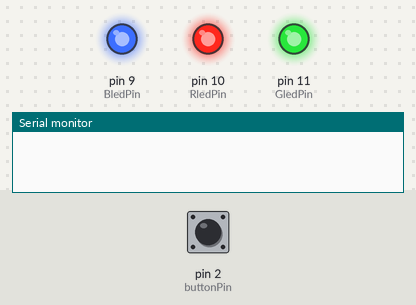
This sketch was run on a simulated Arduino Uno, built with avr-gcc and run on an emulated ATmega328P. Shown: output pins drawn as LEDs (lit = HIGH), the last lines printed to the serial monitor. Dashed ring = blinking. The inputs (shaded band) are chosen by the test bench; at power-on: pin 2 (buttonPin) HIGH.

Above: at 1.2 s.
1.3 s: pin 2 (buttonPin) pulled LOW for 0.15 s
At 1.9 s:
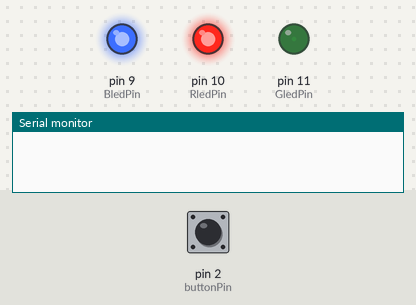
2.9 s: pin 2 (buttonPin) pulled LOW for 3.2 s
At 6.67 s:
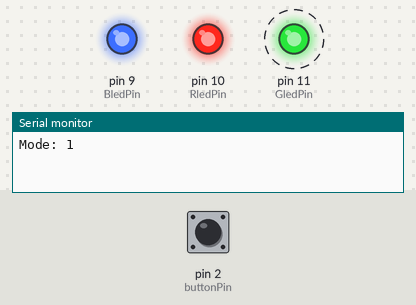
9.1 s: pin 2 (buttonPin) pulled LOW for 3.2 s
15.2 s: pin 2 (buttonPin) pulled LOW for 1 s
19.2 s: pin 2 (buttonPin) pulled LOW for 0.15 s
At 20.73 s:
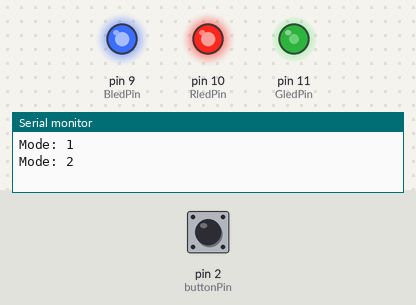
22.2 s: pin 2 (buttonPin) pulled LOW for 0.15 s
At 23.4 s:
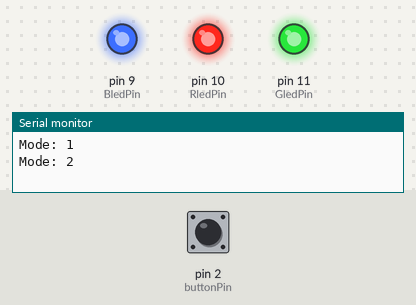
Timing chart, 0 to 26.3 s (numbered marks = the images above; inputs shaded):
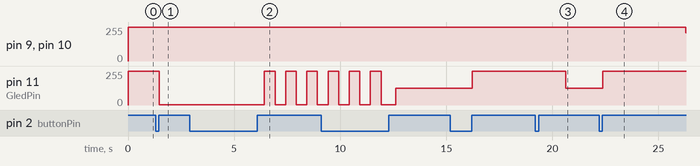

The sketch:

light_stick.ino
```cpp
// ==============================
// 腳位設定
// ==============================

const int buttonPin = 2;

const int RledPin = 10;
const int GledPin = 11;
const int BledPin = 9;


// ==============================
// 按鈕設定
// ==============================

// 假設按下 LOW、放開 HIGH
const int PRESSED_STATE = LOW;

const unsigned long debounceDelay = 30;
const unsigned long longPressTime = 3000;


// ==============================
// 模式設定
// ==============================

// 0 = 常亮
// 1 = 閃爍
// 2 = 呼吸燈

int mode = 0;


// ==============================
// 顏色設定
// ==============================

// 紅、綠、藍、黃、紫、青、白

const int colors[7][3] = {
  {255, 0, 0},
  {0, 255, 0},
  {0, 0, 255},
  {255, 255, 0},
  {255, 0, 255},
  {0, 255, 255},
  {255, 255, 255}
};

int colorIndex = 0;


// ==============================
// 按鈕狀態
// ==============================

int lastReading;
int buttonState;

unsigned long lastDebounceTime = 0;
unsigned long pressStartTime = 0;

bool longPressTriggered = false;


// ==============================
// LED 時間設定
// ==============================

unsigned long previousMillis = 0;
unsigned long modeStartMillis = 0;

const unsigned long blinkInterval = 500;

bool ledOn = true;


// ==============================
// RGB LED 控制
// ==============================

// 共陽極 LED，輸出亮度反向

void setLED(int brightness) {

  int r = colors[colorIndex][0] * brightness / 255;
  int g = colors[colorIndex][1] * brightness / 255;
  int b = colors[colorIndex][2] * brightness / 255;

  analogWrite(RledPin, 255 - r);
  analogWrite(GledPin, 255 - g);
  analogWrite(BledPin, 255 - b);
}


// ==============================
// 切換顏色
// ==============================

void changeColor() {

  colorIndex++;

  if (colorIndex >= 7) {
    colorIndex = 0;
  }

  // 常亮模式：立即更新顏色
  if (mode == 0) {
    setLED(255);
  }

  // 閃爍模式：切換顏色後從亮燈開始
  else if (mode == 1) {

    ledOn = true;
    previousMillis = millis();

    setLED(255);
  }
}


// ==============================
// 切換模式
// ==============================

void changeMode() {

  mode++;

  if (mode >= 3) {
    mode = 0;
  }

  unsigned long now = millis();

  previousMillis = now;
  modeStartMillis = now;

  ledOn = true;

  // 進入常亮或閃爍模式
  if (mode == 0 || mode == 1) {
    setLED(255);
  }

  // 進入呼吸燈模式，從最暗開始
  else if (mode == 2) {
    setLED(0);
  }

  Serial.print("Mode: ");
  Serial.println(mode);
}


// ==============================
// 按鈕控制
// ==============================

void checkButton() {

  int reading = digitalRead(buttonPin);

  // 偵測訊號是否改變
  if (reading != lastReading) {

    lastDebounceTime = millis();

    lastReading = reading;
  }

  // 訊號穩定超過防彈跳時間
  if (millis() - lastDebounceTime >= debounceDelay) {

    if (reading != buttonState) {

      buttonState = reading;

      // 按下按鈕
      if (buttonState == PRESSED_STATE) {

        pressStartTime = millis();

        longPressTriggered = false;
      }

      // 放開按鈕
      else {

        // 未達長按時間：切換顏色
        if (!longPressTriggered) {

          changeColor();
        }
      }
    }
  }

  // 長按滿 3 秒，立即切換模式
  if (buttonState == PRESSED_STATE &&
      !longPressTriggered &&
      millis() - pressStartTime >= longPressTime) {

    changeMode();

    // 避免同一次按壓重複觸發
    longPressTriggered = true;
  }
}


// ==============================
// LED 模式控制
// ==============================

void updateLED() {

  unsigned long now = millis();


  // --------------------------
  // 模式 0：常亮
  // --------------------------

  if (mode == 0) {

    setLED(255);
  }


  // --------------------------
  // 模式 1：閃爍
  // --------------------------

  else if (mode == 1) {

    if (now - previousMillis >= blinkInterval) {

      previousMillis = now;

      ledOn = !ledOn;

      if (ledOn) {
        setLED(255);
      }
      else {
        setLED(0);
      }
    }
  }


  // --------------------------
  // 模式 2：呼吸燈
  // --------------------------

  else if (mode == 2) {

    unsigned long phase =
      (now - modeStartMillis) % 2000;

    int brightness;

    // 逐漸變亮
    if (phase < 1000) {

      brightness = phase * 255 / 1000;
    }

    // 逐漸變暗
    else {

      brightness = (2000 - phase) * 255 / 1000;
    }

    setLED(brightness);
  }
}


// ==============================
// 初始化
// ==============================

void setup() {

  pinMode(buttonPin, INPUT_PULLUP);

  pinMode(RledPin, OUTPUT);
  pinMode(GledPin, OUTPUT);
  pinMode(BledPin, OUTPUT);

  Serial.begin(9600);

  // 初始化按鈕狀態，避免開機誤判
  buttonState = digitalRead(buttonPin);
  lastReading = buttonState;

  // 開機紅色常亮
  setLED(255);
}


// ==============================
// 主程式
// ==============================

void loop() {

  checkButton();

  updateLED();

}
```

Measured:
- after the input at 1.3 s, pin 11 (GledPin): 255/255 → 1/255 after 0.18 s
- after the input at 2.9 s, pin 11 (GledPin): alternates 255/255 for 0.50 s and 1/255 for 0.50 s, starting after 3.5 s
- after the input at 19.2 s, pin 9 (BledPin): stays 255/255 (without the input it goes to 238/255 after 3.0 s); pin 11 (GledPin): 255/255 → 127/255 after 1.4 s
- after the input at 22.2 s, pin 11 (GledPin): 127/255 → 255/255 after 0.18 s
